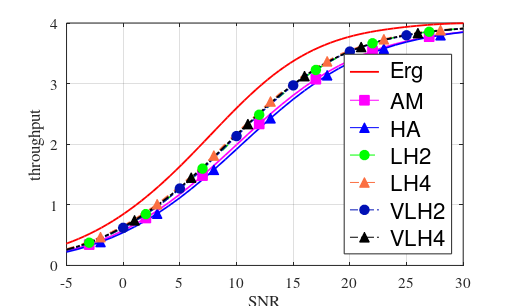

Reproduce this figure in MATLAB.
clc;
clear;
%clf;
colour_peach = [251 111 66] ./ 255;
colour_darkblue = [1 17 181] ./ 255;
figure(1)

load Er_MI_16QAM.mat

plot(SNR,Er_MI_16QAM_fading,'r','linewidth',1.3)

hold on 
plot(10,10,'-sm','markerfacecolor','m','MarkerSize',7)
plot(10,10,'-^b','markerfacecolor','b','MarkerSize',7)
plot(10,10,'--og','markerfacecolor','g','MarkerSize',7)
plot(10,10,'--^','Color',colour_peach,'MarkerEdgeColor',colour_peach,'markerfacecolor',colour_peach,'MarkerSize',7)
plot(10,10,'-.o','Color',colour_darkblue,'MarkerEdgeColor',colour_darkblue,'markerfacecolor',colour_darkblue,'MarkerSize',7)
plot(10,10,'-.^k','markerfacecolor','k','MarkerSize',7)
hold on

% corrected L-HARQ, problem of renewal-reward K=2
load LHARQ_translated_AMC_policy_16QAM_K_2_Perfect_Decoding_continuous_R_dop_0.05_rho_0.95_V_LHARQ_Correct_Part1.mat

%L-HARQ throughput with AMC_policy
throughput_lharq_delta_1_K_2=throughput_lharq_delta(1,(1:18));

load LHARQ_translated_AMC_policy_16QAM_K_2_Perfect_Decoding_continuous_R_dop_0.05_rho_0.95_V_LHARQ_Correct_Part2.mat
throughput_lharq_delta_1_K_2=[throughput_lharq_delta_1_K_2 throughput_lharq_delta(1,(19:end))];
%

% corrected L-HARQ, problem of renewal-reward K=4
load LHARQ_translated_AMC_policy_16QAM_K_4_Perfect_Decoding_continuous_R_dop_0.05_rho_0.95_V_LHARQ_Correct_Part1.mat
throughput_lharq_delta_1_K_4=throughput_lharq_delta(1,(1:18));
%L-HARQ throughput with optimal delta

load LHARQ_translated_AMC_policy_16QAM_K_4_Perfect_Decoding_continuous_R_dop_0.05_rho_0.95_V_LHARQ_Correct_Part2.mat
throughput_lharq_delta_1_K_4=[throughput_lharq_delta_1_K_4 throughput_lharq_delta(1,(19:end))];
%


load LHARQ_AMC_policy_16QAM_Perfect_Decoding_continuous_R_dop_0.05_rho_0.95_V_leger.mat
plot(SNRdB,throughput_harq(1,:),'-m','linewidth',1.2)
amrk1=throughput_harq(1,(3:5:end-2));

plot(SNRdB,throughput_harq(4,:),'-b','linewidth',1.2)
amrk2=throughput_harq(4,(4:5:end-2));


plot(SNRdB(3:5:end-2),amrk1,'sm','markerfacecolor','m','MarkerSize',7)
plot(SNRdB(4:5:end-2),amrk2,'^b','markerfacecolor','b','MarkerSize',7)

%%

plot(SNRdB,throughput_lharq_delta_1_K_2,'--g','linewidth',1.2)
amrk1=throughput_lharq_delta_1_K_2(3:5:end-2);
plot(SNRdB,throughput_lharq_delta_1_K_4,'--','Color',colour_peach,'linewidth',1.2)
amrk2=throughput_lharq_delta_1_K_4(4:5:end-2);


load VLHARQ_translated_AMC_policy_16QAM_K_2_Perfect_Decoding_continous_R_dop_0.05_rho_0.95.mat
plot(SNRdB,throughput_vlharq_delta(1,:),'-.','Color',colour_darkblue,'linewidth',1.2)
amrk11=throughput_vlharq_delta(1,6:5:end-2);

load VLHARQ_translated_AMC_policy_16QAM_K_4_Perfect_Decoding_continous_R_dop_0.05_rho_0.95.mat
plot(SNRdB,throughput_vlharq_delta(1,:),'-.k','linewidth',1.2)
amrk22=throughput_vlharq_delta(1,(7:5:end-2));

plot(SNRdB(3:5:end-2),amrk1,'og','markerfacecolor','g','MarkerSize',7)

plot(SNRdB(4:5:end-2),amrk2,'^','MarkerEdgeColor',colour_peach,'markerfacecolor',colour_peach,'MarkerSize',7)

plot(SNRdB(6:5:end-2),amrk11,'o','MarkerEdgeColor',colour_darkblue,'markerfacecolor',colour_darkblue,'MarkerSize',7)

plot(SNRdB(7:5:end-2),amrk22,'^k','markerfacecolor','k','MarkerSize',7)

% load Joint_K_4_R_max_8_Pas_0.1.mat
% plot(SNRdB,T_corre,'k')




xlabel('SNR')
ylabel('throughput')

grid

legend(' Erg',' AM',' HA',' LH2',' LH4',' VLH2',' VLH4','Location','SouthEast')
axis([-5 30 0 4])

set(gca,'fontsize',11)
ll=legend;
set(ll,'FontSize',16);
%set(gcf,'PaperPositionMode','manual');

set(gcf,'PaperUnits','centimeters');
lar=512;
lon=2*lar/(1.1+sqrt(5));
set(gcf,'Position',[384 874 lar lon]);
set(gcf,'PaperPosition',[1.19 16 1.19 16]);
set(gca,'fontName','Times')
set(gcf,'PaperPositionMode','auto');




name_figure = 'VL-LHARQ_rho95';
print('-depsc','-r300',name_figure)

